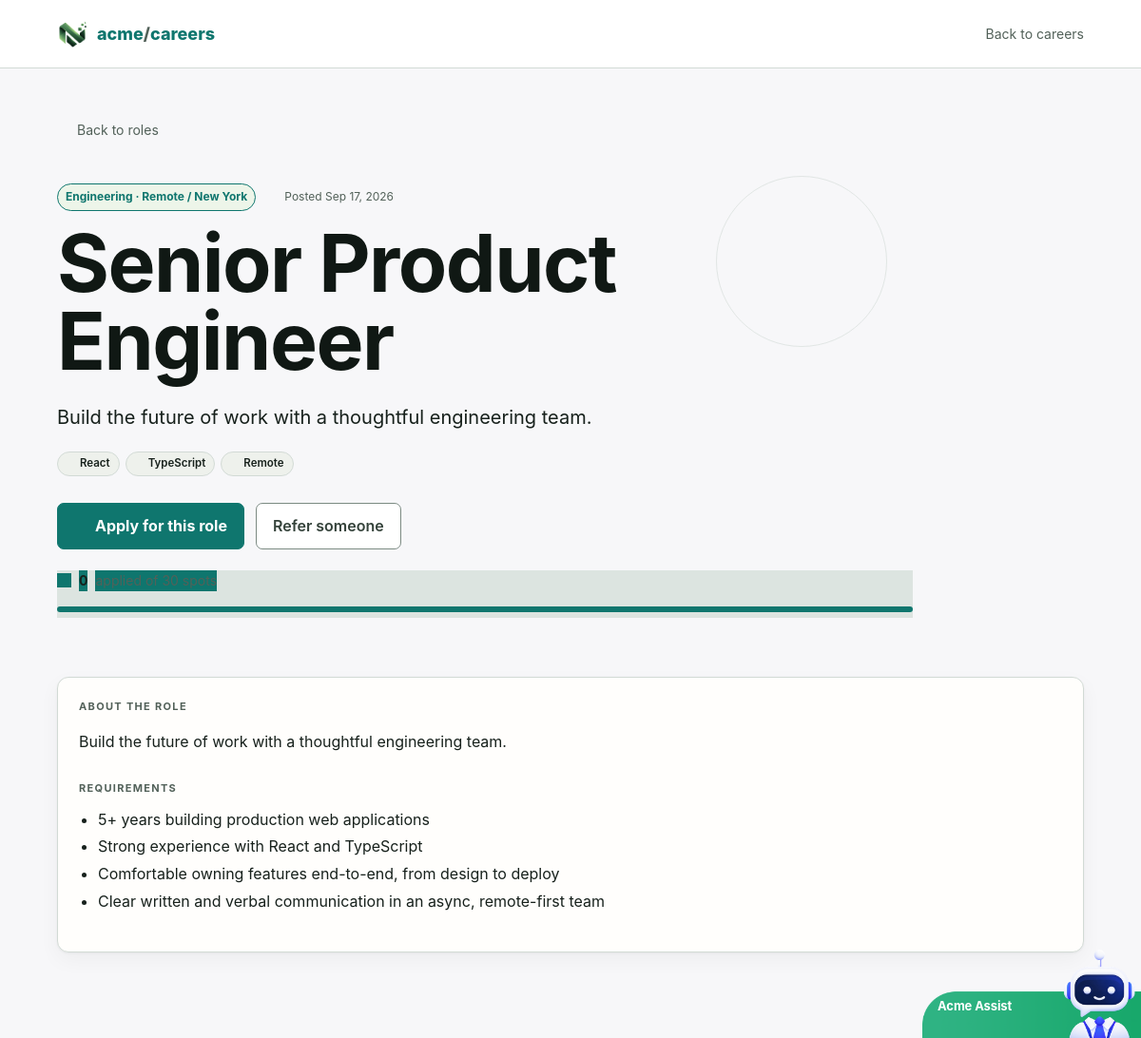
The page /job-detail.php on the database its author committed.
### tables this page shows
CREATE TABLE jobs (id INT UNSIGNED AUTO_INCREMENT PRIMARY KEY, department_id INT UNSIGNED NULL, title VARCHAR(180) NOT NULL, slug VARCHAR(200) NOT NULL UNIQUE, location VARCHAR(160), employment_type ENUM('full_time','part_time','contract','internship') DEFAULT 'full_time', tags VARCHAR(255) NULL, applicant_limit SMALLINT UNSIGNED NULL, description LONGTEXT, requirements TEXT NULL, is_urgent TINYINT(1) NOT NULL DEFAULT 0, status ENUM('draft','open','paused','closed') DEFAULT 'draft', owner_id INT UNSIGNED NULL, published_at DATETIME NULL, created_at TIMESTAMP DEFAULT CURRENT_TIMESTAMP, FOREIGN KEY(department_id) REFERENCES departments(id) ON DELETE SET NULL, FOREIGN KEY(owner_id) REFERENCES users(id) ON DELETE SET NULL);

CREATE TABLE departments (id INT UNSIGNED AUTO_INCREMENT PRIMARY KEY, name VARCHAR(120) NOT NULL UNIQUE, description TEXT, created_at TIMESTAMP DEFAULT CURRENT_TIMESTAMP);

### config/database.php (called while the page is built, shortened)
<?php
final class Database
{
    private static ?PDO $pdo = null;
    public static function connection(): PDO
    {
        if (self::$pdo instanceof PDO) return self::$pdo;
        $host = env('DB_HOST', 'localhost');
        $port = env('DB_PORT', '3306');
        $name = env('DB_NAME', 'acme_ats');
        $user = env('DB_USER', 'root');
        $pass = env('DB_PASS', '');
        try {
            self::$pdo = new PDO(
                "mysql:host={$host};port={$port};dbname={$name};charset=utf8mb4",
                $user,
                $pass,
                [
                    PDO::ATTR_ERRMODE => PDO::ERRMODE_EXCEPTION,
                    PDO::ATTR_DEFAULT_FETCH_MODE => PDO::FETCH_ASSOC,
                    PDO::ATTR_EMULATE_PREPARES => false,
                ]
            );
            try {
                $tz = defined('APP_TIMEZONE') ? APP_TIMEZONE : 'Asia/Manila';
                $offset = (new DateTime('now', new DateTimeZone($tz)))->format('P');
                self::$pdo->exec("SET time_zone = '" . $offset . "'");
            } catch (Throwable $e) {  }
            return self::$pdo;
        } catch (PDOException $e) {
            self::fail($e);
        }
    }
}
if (!function_exists('db')) {
    function db(): PDO { return Database::connection(); }
}

### job-detail.php (the view, shortened to what this page needs)
<?php
require_once __DIR__.'/includes/config.php'; $pdo=db(); $slug=trim($_GET['slug']??'senior-product-engineer');
$stmt=$pdo->prepare("SELECT j.*,d.name department,(SELECT COUNT(*) FROM applications a WHERE a.job_id=j.id) applications FROM jobs j LEFT JOIN departments d ON d.id=j.department_id WHERE j.slug=? AND j.status='open' LIMIT 1"); $stmt->execute([$slug]); $job=$stmt->fetch();
$limit=$job['applicant_limit']!==null?(int)$job['applicant_limit']:null; $remaining=spots_remaining($limit,(int)$job['applications']); $full=$remaining===0; $tags=job_tags($job['tags']??'');
$pageTitle=$job['title']; $minimal=true; include __DIR__.'/includes/header.php';
?>
<a class="meta back-link" href="jobs.php"><?=icon('chevron',15)?><span>Back to roles</span></a>
<div class="hero">
<div class="job-detail-badges"><span class="pill"><?=e($job['department']??'Acme')?> · <?=e($job['location']?:'Flexible')?></span><span class="meta small"><?=icon('clock',13)?> Posted <?=e(date('M j, Y', strtotime($job['published_at']?:$job['created_at'])))?></span></div>
<h1><?=e($job['title'])?></h1>
<p><?=e(preg_replace('/\s+/', ' ', substr(strip_tags($job['description']??'Tell us why you would be a great fit for this role.'),0,260)))?></p>
<?php if($tags): ?><div class="tag-row"><?php foreach($tags as $t): ?><span class="tag-pill"><?=icon('tag',12)?><?=e($t)?></span><?php endforeach; ?></div><?php endif; ?>
<div class="actions">
<?php if($full): ?><span class="btn disabled"><?=icon('limit',16)?> Applications closed — role is full</span><?php else: ?><a class="btn" href="apply.php?job=<?=urlencode($job['slug'])?>"><?=icon('plus',16)?> Apply for this role</a><?php endif; ?>
<a class="btn secondary" href="refer.php">Refer someone</a>
</div>
<div class="applicant-meter"><?=icon('candidates',15)?> <strong><?=$job['applications']?></strong><span> <?=$limit!==null?" of {$limit} spots":''?></span><?php if($limit!==null): ?><div class="cap-bar wide"></div><?php endif; ?></div>
</div>
<div class="card">
  <div class="eyebrow">About the role</div>
  <div class="job-description"><?=nl2br(e($job['description']?:'We are looking for thoughtful people who want to do meaningful work with a collaborative team.'))?></div>
  <?php $reqs = array_values(array_filter(array_map('trim', preg_split('/\r\n|\r|\n/', (string)($job['requirements'] ?? ''))))); ?>
  <?php if ($reqs): ?>
    <div class="eyebrow" style="margin-top:26px">Requirements</div>
    <ul style="padding-left:1.25rem;color:var(--muted);line-height:1.8;margin-top:10px">
      <?php foreach ($reqs as $req): ?><li><?=e(ltrim($req, '-• '))?></li><?php endforeach; ?>
    </ul>
  <?php endif; ?>
</div>
<?php include __DIR__.'/includes/footer.php'; ?>

### includes/header.php (shortened to what this page needs)
<?php
require_once __DIR__ . '/config.php';
$private = $private ?? false;
$minimal = $minimal ?? false;
$authPage = $authPage ?? false;
?><!doctype html>
<html lang="en">
<head>
<link rel="stylesheet" href="assets/css/theme-tokens.css?v=<?= @filemtime(__DIR__.'/../assets/css/theme-tokens.css') ?: time() ?>">
<link rel="stylesheet" href="assets/css/components.css?v=<?= @filemtime(__DIR__.'/../assets/css/components.css') ?: time() ?>">
<link rel="stylesheet" href="assets/styles.css?v=<?= @filemtime(__DIR__.'/../assets/styles.css') ?: time() ?>">
<link rel="stylesheet" href="assets/light-theme-v3.css?v=<?= @filemtime(__DIR__.'/../assets/light-theme-v3.css') ?: time() ?>">
</head>
<body class="<?= $private ? 'private-app' : ($authPage ? 'auth-page' : ($minimal ? 'minimal-app' : 'public-site')) ?>">
<?php if ($authPage):  ?>
<?php elseif ($minimal): ?>
<header class="minimalbar"><a class="brand" href="index.php"><?= logo_html(30) ?><span>acme<span class="muted">/</span>careers</span></a><a class="meta back-link" href="index.php"><?= icon('chevron', 15) ?><span>Back to careers</span></a></header>
<main class="public-shell"><section class="content fade-in">
<?php endif; ?>

### includes/config.php (shortened to what this page needs)
<?php
require_once __DIR__ . '/../config/database.php';
function e(?string $value): string { return htmlspecialchars($value ?? '', ENT_QUOTES, 'UTF-8'); }
function setting(string $key, string $default = ''): string {
    static $cache = null;
    if ($cache === null) { try { $cache = db()->query('SELECT setting_key,setting_value FROM settings')->fetchAll(PDO::FETCH_KEY_PAIR); } catch (Throwable $e) { $cache = []; } }
    return $cache[$key] ?? $default;
}
function logo_html(int $size = 32): string {
    $path = setting('logo_path');
    $src = $path !== '' ? e($path) : 'assets/logo.png';
    return '<img class="brand-mark" src="' . $src . '" width="' . $size . '" height="' . $size . '" alt="' . e(setting('company_name', 'Acme')) . ' logo">';
}
function job_tags(?string $raw): array {
    $tags = array_filter(array_unique(array_map('trim', explode(',', $raw))));
    return array_slice(array_values($tags), 0, 6);
}
function spots_remaining(?int $limit, int $applications): ?int {
    return max(0, $limit - $applications);
}
function icon(string $name, int $size = 18): string {
    $body = $paths[$name] ?? $paths['sparkle'];
    return '<svg class="icon icon-' . e($name) . '" width="' . $size . '" height="' . $size . '" viewBox="0 0 24 24" fill="none" stroke="currentColor" stroke-width="1.8" stroke-linecap="round" stroke-linejoin="round" aria-hidden="true">' . $body . '</svg>';
}

### includes/footer.php (shortened to what this page needs)
<?php if (!empty($authPage)):  ?>
<?php elseif ($private): ?>
</section>
    </main>
</div>
<?php else: ?>
</section>
</main>
<?php endif; ?>
<aside class="ai-assistant" data-ai-assistant aria-label="Acme HR assistant"><button class="ai-orb" data-ai-toggle aria-expanded="false" aria-label="Open Acme HR assistant"><img class="ai-orb-art" src="assets/ai-launcher.png" alt="" aria-hidden="true"><span class="ai-tab-label">Acme Assist</span></button></aside></body></html>

### assets/css/theme-tokens.css (style rules this page uses)
:root { --bg-canvas:#F8FAFC; --bg-surface:#ffffff; --bg-surface-elevated:#ffffff; --bg-surface-hover:#F1F5F9; --border-subtle:#eef2f6; --border-default:#E2E8F0; --border-strong:#E2E8F0; --border-input:#8a9189; --border-focus:#94A3B8; --text-primary:#0f172a; --text-secondary:#475569; --text-muted:#64748b; --text-placeholder:#707871; --accent-primary:#2563eb; --accent-hover:#1d4ed8; --accent-contrast:#ffffff; --accent-glow:rgba(37,99,235,.15); --status-success-bg:#dcfce7; --status-success-text:#166534; --status-success-border:#86efac; --status-warning-bg:#fef3c7; --status-warning-text:#92400e; --status-warning-border:#fcd34d; --status-danger-bg:#fee2e2; --status-danger-text:#991b1b; --status-danger-border:#fca5a5; --status-danger-strong:#ef4444; --status-info-bg:#dbeafe; --status-info-text:#1e40af; --status-info-border:#93c5fd; --status-teal-bg:#ccfbf1; --status-teal-text:#115e59; --status-teal-border:#5eead4; --autofill-tint:rgba(37,99,235,.06); --shadow-sm:0 1px 2px 0 rgba(0,0,0,.05); --shadow-md:0 4px 6px -1px rgba(0, 0, 0, 0.05), 0 2px 4px -1px rgba(0, 0, 0, 0.03); --file-pdf:#c0392b; --file-doc:#2f6fb0; --file-sheet:#1f7a4d; --file-image:#7a4fc4; --elevation-card:0 4px 6px -1px rgba(15,23,42,.06),0 2px 4px -2px rgba(15,23,42,.04); --elevation-flyout:0 10px 25px -5px rgba(15,23,42,.14),0 8px 10px -6px rgba(15,23,42,.10); --overlay-scrim:rgba(11,22,15,.45); --bg-input:var(--bg-canvas); --avatar-fallback-bg:#e6ebe4; --avatar-fallback-text:var(--text-primary); --ink:var(--text-primary); --muted:var(--text-muted); --paper:var(--bg-canvas); --surface:var(--bg-surface); --elevated:var(--bg-surface-elevated); --line:var(--border-default); --green:var(--accent-primary); --lime:#c9e8a4; --orange:#ed8b55; --shadow:var(--elevation-card); --bg-app:var(--bg-canvas); --border-color:var(--border-default); --status-success:var(--status-success-text); --status-warning:var(--status-warning-text); --status-danger:var(--status-danger-text); --sidebar-width-expanded:250px; --sidebar-width-compact:72px; font-family:Inter,ui-sans-serif,system-ui,sans-serif; }
@media (prefers-reduced-motion: no-preference) { body,.card,button,input,select,textarea,.notif-flyout,.nav-item,.util-btn { transition:background-color 200ms ease,border-color 200ms ease,color 200ms ease; } }

### rows shown on the page
jobs: department.name "Engineering", location "Remote / New York", published_at "Sep 17, 2026", title "Senior Product Engineer", description "Build the future of work with a thoughtful engineering team.", tags "React", tags "TypeScript", tags "Remote", requirements "5+ years building production web applications", requirements "Strong experience with React and TypeScript", requirements "Comfortable owning features end-to-end, from design to deploy", requirements "Clear written and verbal communication in an async, remote-first team"

### other values the page prints
$job['applications'] "0"
